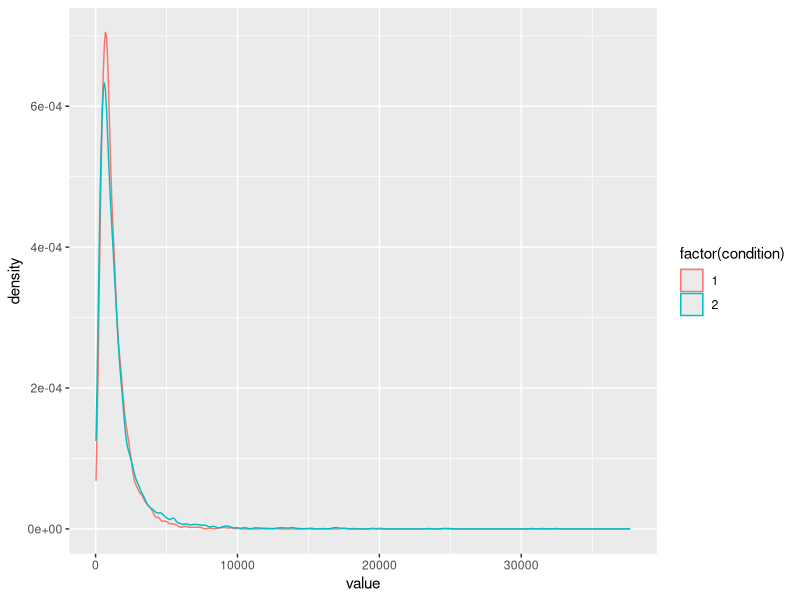

This figure's R source: (Note: this script raises an error after producing the figure.)
library(tidyverse)

# Create fake data
mog <- function (n, theta, mu1, mu2, sig1, sig2) {
  y0 <- rlnorm(n, mean=mu1, sd = sig1)
  y1 <- rlnorm(n, mean=mu2, sd = sig2)
  flag <- rbinom(n, size=1, prob=theta)
  y <- y0*(1 - flag) + y1*flag 
}

set.seed(123)
Nsubj <- 100 # number of subjects
K <- 50 # number of observations per subject per condition
# assumed data were transformed to proportions
# Population parameters

beta_mean <- 1000
beta_sd <- 50
theta <- c(.1, .4) # mixing proportion for condition 1 and 2
delta_mean <- 50
sigma <- log(c(2, 3)) # trial-by-trial error

SubjBeta <- rnorm(Nsubj, beta_mean, beta_sd)
SubjTheta1 <- replicate(Nsubj, mean(rbinom(100, 1, theta[1])))
SubjTheta2 <- replicate(Nsubj, mean(rbinom(100, 1, theta[2])))

# iterate over subject to generate data for each one
data <- map_dfr(1:Nsubj, 
                ~bind_rows(
                  tibble(
                  id = ., condition = 1, 
                  value = mog(n = K, 
                              theta = SubjTheta1[.],
                              mu1 = log(SubjBeta[.]),
                              mu2 = log(SubjBeta[.] + delta_mean),
                              sig1 = sigma[1],
                              sig2 = sigma[2])),
                  tibble(
                  id = ., condition = 2, 
                  value = mog(n = K, 
                              theta = SubjTheta2[.],
                              mu1 = log(SubjBeta[.]),
                              mu2 = log(SubjBeta[.] + delta_mean),
                              sig1 = sigma[1],
                              sig2 = sigma[2]))))

ggplot(data, aes(x = value, colour = factor(condition))) +
  geom_density() 
  
write_csv(data, "data/mogdata.csv")
